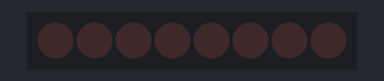
The sketch below on a simulated Arduino Uno, built with avr-gcc and run on an emulated ATmega328P. On the bench: 8 shift-register outputs drawn as a row of LEDs (first output left, lit = HIGH). Wiring (inferred from the names in the program): shift register (74HC595): data pin 11; shift clock pin 12; latch pin 8. Wiring (inferred from the signals the program sends): row of LEDs: on Q0, Q1, Q2, Q3, Q4, Q5, Q6, Q7.

Above: at 0.12 s.
At 2.37 s:
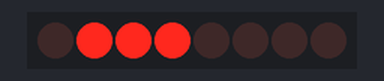
Timing chart, 0 to 3.0 s (numbered marks = the images above):
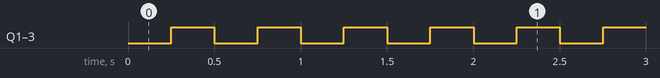

Measured:
- by itself, Q1–3: alternates HIGH for 0.25 s and LOW for 0.25 s

The sketch:

shiftRegister.ino
```cpp
int latchPin = 8;
int clockPin = 12;
int dataPin = 11;
byte data = 0b00000000;

void setup() {
  // put your setup code here, to run once:
  pinMode(latchPin, OUTPUT);
  pinMode(clockPin, OUTPUT);
  pinMode(dataPin, OUTPUT);
}

void loop() {
  // put your main code here, to run repeatedly:
  digitalWrite(latchPin, LOW);
  shiftOut(dataPin, clockPin, MSBFIRST, data);
  digitalWrite(latchPin, HIGH);

  delay(250);

  bitSet(data, 1);
  bitSet(data, 2);
  bitSet(data, 3);

  digitalWrite(latchPin, LOW);
  shiftOut(dataPin, clockPin, MSBFIRST, data);
  digitalWrite(latchPin, HIGH);

  delay(250);

  bitClear(data, 1);
  bitClear(data, 2);
  bitClear(data, 3);
}
```
